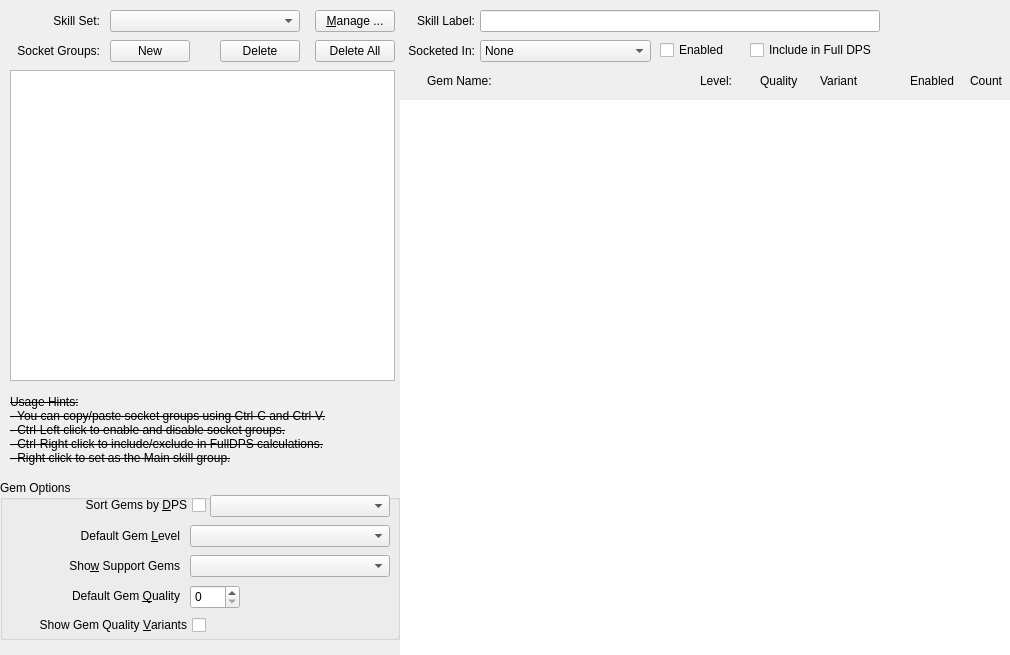
           <widget class="QWidget" name="tab_Skills">
            <attribute name="title">
             <string>S&amp;kills</string>
            </attribute>
            <attribute name="whatsThis">
             <string notr="true">SKILLS</string>
            </attribute>
            <layout class="QHBoxLayout" name="hLayout_Skills">
             <property name="spacing">
              <number>0</number>
             </property>
             <property name="leftMargin">
              <number>0</number>
             </property>
             <property name="topMargin">
              <number>0</number>
             </property>
             <property name="rightMargin">
              <number>0</number>
             </property>
             <property name="bottomMargin">
              <number>0</number>
             </property>
             <item>
              <widget class="QFrame" name="frame_SkillsLeft">
               <property name="sizePolicy">
                <sizepolicy hsizetype="Fixed" vsizetype="Preferred">
                 <horstretch>0</horstretch>
                 <verstretch>0</verstretch>
                </sizepolicy>
               </property>
               <property name="minimumSize">
                <size>
                 <width>400</width>
                 <height>655</height>
                </size>
               </property>
               <property name="frameShadow">
                <enum>QFrame::Raised</enum>
               </property>
               <widget class="QLabel" name="label_Usage_Hints">
                <property name="geometry">
                 <rect>
                  <x>10</x>
                  <y>385</y>
                  <width>375</width>
                  <height>91</height>
                 </rect>
                </property>
                <property name="font">
                 <font>
                  <strikeout>true</strikeout>
                 </font>
                </property>
                <property name="text">
                 <string>&lt;html&gt;&lt;head/&gt;&lt;body&gt;&lt;span style=&quot; font-size:9pt;&quot;&gt;Usage Hints:&lt;br&gt;- You can copy/paste socket groups using Ctrl-C and Ctrl-V.&lt;br&gt;- Ctrl-Left click to enable and disable socket groups.&lt;br&gt;- Ctrl-Right click to include/exclude in FullDPS calculations.&lt;br&gt;- Right click to set as the Main skill group.&lt;/span&gt;&lt;/body&gt;&lt;/html&gt;</string>
                </property>
                <property name="scaledContents">
                 <bool>true</bool>
                </property>
               </widget>
               <widget class="ListBox" name="list_SocketGroups">
                <property name="geometry">
                 <rect>
                  <x>10</x>
                  <y>70</y>
                  <width>385</width>
                  <height>311</height>
                 </rect>
                </property>
                <property name="focusPolicy">
                 <enum>Qt::StrongFocus</enum>
                </property>
                <property name="styleSheet">
                 <string notr="true"/>
                </property>
                <property name="editTriggers">
                 <set>QAbstractItemView::NoEditTriggers</set>
                </property>
                <property name="dragEnabled">
                 <bool>true</bool>
                </property>
                <property name="dragDropMode">
                 <enum>QAbstractItemView::InternalMove</enum>
                </property>
                <property name="defaultDropAction">
                 <enum>Qt::MoveAction</enum>
                </property>
                <property name="alternatingRowColors">
                 <bool>false</bool>
                </property>
                <property name="selectionMode">
                 <enum>QAbstractItemView::SingleSelection</enum>
                </property>
                <property name="horizontalScrollMode">
                 <enum>QAbstractItemView::ScrollPerPixel</enum>
                </property>
                <property name="currentRow">
                 <number>-1</number>
                </property>
               </widget>
               <widget class="QGroupBox" name="group_SkillTabLeft">
                <property name="geometry">
                 <rect>
                  <x>0</x>
                  <y>480</y>
                  <width>400</width>
                  <height>160</height>
                 </rect>
                </property>
                <property name="minimumSize">
                 <size>
                  <width>375</width>
                  <height>160</height>
                 </size>
                </property>
                <property name="title">
                 <string>Gem Options</string>
                </property>
                <widget class="QLabel" name="label_DefaultGemQuality">
                 <property name="geometry">
                  <rect>
                   <x>10</x>
                   <y>105</y>
                   <width>170</width>
                   <height>22</height>
                  </rect>
                 </property>
                 <property name="text">
                  <string>Default Gem &amp;Quality</string>
                 </property>
                 <property name="alignment">
                  <set>Qt::AlignRight|Qt::AlignTrailing|Qt::AlignVCenter</set>
                 </property>
                 <property name="buddy">
                  <cstring>spin_DefaultGemQuality</cstring>
                 </property>
                </widget>
                <widget class="QComboBox" name="combo_SortByDPS">
                 <property name="geometry">
                  <rect>
                   <x>210</x>
                   <y>15</y>
                   <width>180</width>
                   <height>22</height>
                  </rect>
                 </property>
                </widget>
                <widget class="QSpinBox" name="spin_DefaultGemQuality">
                 <property name="geometry">
                  <rect>
                   <x>190</x>
                   <y>105</y>
                   <width>50</width>
                   <height>24</height>
                  </rect>
                 </property>
                 <property name="maximum">
                  <number>40</number>
                 </property>
                </widget>
                <widget class="QCheckBox" name="check_SortByDPS">
                 <property name="geometry">
                  <rect>
                   <x>10</x>
                   <y>15</y>
                   <width>196</width>
                   <height>20</height>
                  </rect>
                 </property>
                 <property name="layoutDirection">
                  <enum>Qt::RightToLeft</enum>
                 </property>
                 <property name="text">
                  <string>Sort Gems by &amp;DPS</string>
                 </property>
                </widget>
                <widget class="QCheckBox" name="check_ShowGemQualityVariants">
                 <property name="geometry">
                  <rect>
                   <x>10</x>
                   <y>135</y>
                   <width>196</width>
                   <height>20</height>
                  </rect>
                 </property>
                 <property name="layoutDirection">
                  <enum>Qt::RightToLeft</enum>
                 </property>
                 <property name="text">
                  <string>Show Gem Quality &amp;Variants</string>
                 </property>
                </widget>
                <widget class="QLabel" name="label_ShowSupportGems">
                 <property name="geometry">
                  <rect>
                   <x>10</x>
                   <y>75</y>
                   <width>170</width>
                   <height>22</height>
                  </rect>
                 </property>
                 <property name="text">
                  <string>Sho&amp;w Support Gems</string>
                 </property>
                 <property name="alignment">
                  <set>Qt::AlignRight|Qt::AlignTrailing|Qt::AlignVCenter</set>
                 </property>
                 <property name="buddy">
                  <cstring>combo_ShowSupportGems</cstring>
                 </property>
                </widget>
                <widget class="QComboBox" name="combo_ShowSupportGems">
                 <property name="geometry">
                  <rect>
                   <x>190</x>
                   <y>75</y>
                   <width>200</width>
                   <height>22</height>
                  </rect>
                 </property>
                </widget>
                <widget class="QComboBox" name="combo_DefaultGemLevel">
                 <property name="geometry">
                  <rect>
                   <x>190</x>
                   <y>45</y>
                   <width>200</width>
                   <height>22</height>
                  </rect>
                 </property>
                </widget>
                <widget class="QLabel" name="label_DefaultGemLevel">
                 <property name="geometry">
                  <rect>
                   <x>10</x>
                   <y>45</y>
                   <width>170</width>
                   <height>22</height>
                  </rect>
                 </property>
                 <property name="text">
                  <string>Default Gem &amp;Level</string>
                 </property>
                 <property name="alignment">
                  <set>Qt::AlignRight|Qt::AlignTrailing|Qt::AlignVCenter</set>
                 </property>
                 <property name="buddy">
                  <cstring>combo_ShowSupportGems</cstring>
                 </property>
                </widget>
               </widget>
               <widget class="QComboBox" name="combo_SkillSet">
                <property name="geometry">
                 <rect>
                  <x>110</x>
                  <y>10</y>
                  <width>190</width>
                  <height>22</height>
                 </rect>
                </property>
                <property name="placeholderText">
                 <string>&lt;empty&gt;</string>
                </property>
                <property name="duplicatesEnabled">
                 <bool>true</bool>
                </property>
               </widget>
               <widget class="QPushButton" name="btn_NewSocketGroup">
                <property name="geometry">
                 <rect>
                  <x>110</x>
                  <y>40</y>
                  <width>80</width>
                  <height>22</height>
                 </rect>
                </property>
                <property name="text">
                 <string>New</string>
                </property>
               </widget>
               <widget class="QLabel" name="label_SocketGroups">
                <property name="geometry">
                 <rect>
                  <x>10</x>
                  <y>40</y>
                  <width>90</width>
                  <height>22</height>
                 </rect>
                </property>
                <property name="text">
                 <string>Socket Groups:</string>
                </property>
                <property name="alignment">
                 <set>Qt::AlignRight|Qt::AlignTrailing|Qt::AlignVCenter</set>
                </property>
               </widget>
               <widget class="QPushButton" name="btn_DeleteAllSocketGroups">
                <property name="geometry">
                 <rect>
                  <x>315</x>
                  <y>40</y>
                  <width>80</width>
                  <height>22</height>
                 </rect>
                </property>
                <property name="text">
                 <string>Delete All</string>
                </property>
               </widget>
               <widget class="QLabel" name="label_SkillSet">
                <property name="geometry">
                 <rect>
                  <x>10</x>
                  <y>10</y>
                  <width>90</width>
                  <height>22</height>
                 </rect>
                </property>
                <property name="text">
                 <string>Skill Set:</string>
                </property>
                <property name="alignment">
                 <set>Qt::AlignRight|Qt::AlignTrailing|Qt::AlignVCenter</set>
                </property>
               </widget>
               <widget class="QPushButton" name="btn_SkillsManage">
                <property name="enabled">
                 <bool>true</bool>
                </property>
                <property name="geometry">
                 <rect>
                  <x>315</x>
                  <y>10</y>
                  <width>80</width>
                  <height>22</height>
                 </rect>
                </property>
                <property name="text">
                 <string>&amp;Manage ...</string>
                </property>
                <property name="shortcut">
                 <string>Ctrl+M</string>
                </property>
               </widget>
               <widget class="QPushButton" name="btn_DeleteSocketGroup">
                <property name="geometry">
                 <rect>
                  <x>220</x>
                  <y>40</y>
                  <width>80</width>
                  <height>22</height>
                 </rect>
                </property>
                <property name="text">
                 <string>Delete</string>
                </property>
               </widget>
              </widget>
             </item>
             <item>
              <widget class="QFrame" name="frame_SkillsRight">
               <property name="frameShadow">
                <enum>QFrame::Raised</enum>
               </property>
               <property name="midLineWidth">
                <number>1</number>
               </property>
               <layout class="QVBoxLayout" name="vlayout_SkillsRight">
                <property name="spacing">
                 <number>0</number>
                </property>
                <property name="leftMargin">
                 <number>0</number>
                </property>
                <property name="topMargin">
                 <number>0</number>
                </property>
                <property name="rightMargin">
                 <number>0</number>
                </property>
                <property name="bottomMargin">
                 <number>0</number>
                </property>
                <item>
                 <widget class="QFrame" name="frame_SkillsRightTop">
                  <property name="sizePolicy">
                   <sizepolicy hsizetype="Preferred" vsizetype="Fixed">
                    <horstretch>0</horstretch>
                    <verstretch>0</verstretch>
                   </sizepolicy>
                  </property>
                  <property name="minimumSize">
                   <size>
                    <width>610</width>
                    <height>100</height>
                   </size>
                  </property>
                  <property name="frameShape">
                   <enum>QFrame::NoFrame</enum>
                  </property>
                  <property name="frameShadow">
                   <enum>QFrame::Raised</enum>
                  </property>
                  <widget class="QLabel" name="label_GemName">
                   <property name="geometry">
                    <rect>
                     <x>27</x>
                     <y>70</y>
                     <width>70</width>
                     <height>22</height>
                    </rect>
                   </property>
                   <property name="text">
                    <string>Gem Name:</string>
                   </property>
                  </widget>
                  <widget class="QComboBox" name="combo_SocketedIn">
                   <property name="geometry">
                    <rect>
                     <x>80</x>
                     <y>40</y>
                     <width>171</width>
                     <height>22</height>
                    </rect>
                   </property>
                   <property name="placeholderText">
                    <string>&lt;empty&gt;</string>
                   </property>
                   <property name="duplicatesEnabled">
                    <bool>false</bool>
                   </property>
                   <item>
                    <property name="text">
                     <string extracomment="None">None</string>
                    </property>
                   </item>
                   <item>
                    <property name="text">
                     <string extracomment="Weapon 1">Weapon 1</string>
                    </property>
                   </item>
                   <item>
                    <property name="text">
                     <string extracomment="Weapon 2">Weapon 2</string>
                    </property>
                   </item>
                   <item>
                    <property name="text">
                     <string extracomment="Weapon 1 Swap">Weapon 1 Swap</string>
                    </property>
                   </item>
                   <item>
                    <property name="text">
                     <string extracomment="Weapon 2 Swap">Weapon 2 Swap</string>
                    </property>
                   </item>
                   <item>
                    <property name="text">
                     <string extracomment="Helmet">Helmet</string>
                    </property>
                   </item>
                   <item>
                    <property name="text">
                     <string extracomment="Body Armour">Body Armour</string>
                    </property>
                   </item>
                   <item>
                    <property name="text">
                     <string extracomment="Gloves">Gloves</string>
                    </property>
                   </item>
                   <item>
                    <property name="text">
                     <string extracomment="Boots">Boots</string>
                    </property>
                   </item>
                   <item>
                    <property name="text">
                     <string extracomment="Amulet">Amulet</string>
                    </property>
                   </item>
                   <item>
                    <property name="text">
                     <string extracomment="Ring 1">Ring 1</string>
                    </property>
                   </item>
                   <item>
                    <property name="text">
                     <string extracomment="Ring 2">Ring 2</string>
                    </property>
                   </item>
                   <item>
                    <property name="text">
                     <string extracomment="Belt">Belt</string>
                    </property>
                   </item>
                  </widget>
                  <widget class="QLabel" name="label_Variant">
                   <property name="geometry">
                    <rect>
                     <x>420</x>
                     <y>70</y>
                     <width>40</width>
                     <height>22</height>
                    </rect>
                   </property>
                   <property name="text">
                    <string>Variant</string>
                   </property>
                  </widget>
                  <widget class="QLabel" name="label_SkillLabel">
                   <property name="geometry">
                    <rect>
                     <x>10</x>
                     <y>10</y>
                     <width>65</width>
                     <height>22</height>
                    </rect>
                   </property>
                   <property name="text">
                    <string>Skill Label:</string>
                   </property>
                   <property name="alignment">
                    <set>Qt::AlignRight|Qt::AlignTrailing|Qt::AlignVCenter</set>
                   </property>
                  </widget>
                  <widget class="QLabel" name="label_Enabled">
                   <property name="geometry">
                    <rect>
                     <x>510</x>
                     <y>70</y>
                     <width>50</width>
                     <height>22</height>
                    </rect>
                   </property>
                   <property name="text">
                    <string>Enabled</string>
                   </property>
                  </widget>
                  <widget class="QLabel" name="label_Quality">
                   <property name="geometry">
                    <rect>
                     <x>360</x>
                     <y>70</y>
                     <width>45</width>
                     <height>22</height>
                    </rect>
                   </property>
                   <property name="text">
                    <string>Quality</string>
                   </property>
                  </widget>
                  <widget class="QLineEdit" name="lineedit_SkillLabel">
                   <property name="geometry">
                    <rect>
                     <x>80</x>
                     <y>10</y>
                     <width>400</width>
                     <height>22</height>
                    </rect>
                   </property>
                  </widget>
                  <widget class="QLabel" name="label_Count">
                   <property name="geometry">
                    <rect>
                     <x>570</x>
                     <y>70</y>
                     <width>40</width>
                     <height>22</height>
                    </rect>
                   </property>
                   <property name="text">
                    <string>Count</string>
                   </property>
                  </widget>
                  <widget class="QLabel" name="label_SocketedIn">
                   <property name="geometry">
                    <rect>
                     <x>0</x>
                     <y>40</y>
                     <width>75</width>
                     <height>22</height>
                    </rect>
                   </property>
                   <property name="text">
                    <string>Socketed In:</string>
                   </property>
                   <property name="alignment">
                    <set>Qt::AlignRight|Qt::AlignTrailing|Qt::AlignVCenter</set>
                   </property>
                  </widget>
                  <widget class="QLabel" name="label_Level">
                   <property name="geometry">
                    <rect>
                     <x>300</x>
                     <y>70</y>
                     <width>40</width>
                     <height>22</height>
                    </rect>
                   </property>
                   <property name="text">
                    <string>Level:</string>
                   </property>
                  </widget>
                  <widget class="QCheckBox" name="check_SocketGroupEnabled">
                   <property name="geometry">
                    <rect>
                     <x>260</x>
                     <y>40</y>
                     <width>75</width>
                     <height>20</height>
                    </rect>
                   </property>
                   <property name="text">
                    <string>Enabled</string>
                   </property>
                   <property name="checked">
                    <bool>false</bool>
                   </property>
                  </widget>
                  <widget class="QCheckBox" name="check_SocketGroup_FullDPS">
                   <property name="geometry">
                    <rect>
                     <x>350</x>
                     <y>40</y>
                     <width>130</width>
                     <height>20</height>
                    </rect>
                   </property>
                   <property name="text">
                    <string>Include in Full DPS</string>
                   </property>
                   <property name="checked">
                    <bool>false</bool>
                   </property>
                  </widget>
                 </widget>
                </item>
                <item>
                 <widget class="QListWidget" name="list_Skills">
                  <property name="frameShape">
                   <enum>QFrame::NoFrame</enum>
                  </property>
                  <property name="horizontalScrollBarPolicy">
                   <enum>Qt::ScrollBarAlwaysOff</enum>
                  </property>
                  <property name="dragEnabled">
                   <bool>true</bool>
                  </property>
                  <property name="dragDropMode">
                   <enum>QAbstractItemView::InternalMove</enum>
                  </property>
                  <property name="defaultDropAction">
                   <enum>Qt::MoveAction</enum>
                  </property>
                  <property name="horizontalScrollMode">
                   <enum>QAbstractItemView::ScrollPerPixel</enum>
                  </property>
                  <property name="movement">
                   <enum>QListView::Free</enum>
                  </property>
                  <property name="layoutMode">
                   <enum>QListView::SinglePass</enum>
                  </property>
                  <property name="spacing">
                   <number>0</number>
                  </property>
                  <property name="uniformItemSizes">
                   <bool>true</bool>
                  </property>
                  <property name="batchSize">
                   <number>3</number>
                  </property>
                  <property name="selectionRectVisible">
                   <bool>true</bool>
                  </property>
                 </widget>
                </item>
               </layout>
              </widget>
             </item>
            </layout>
           </widget>
